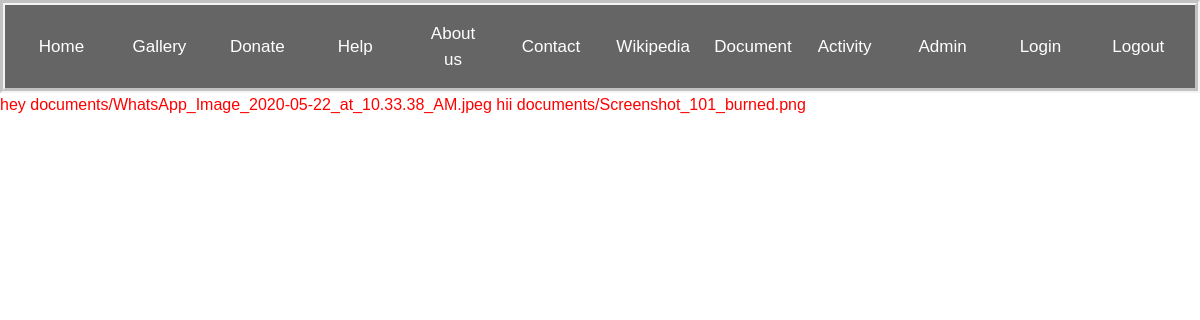
The app's page /display/ with its own data.
### firstapp/models.py (models this page shows)
class Document(models.Model):
    description = models.CharField(max_length=255,blank=True)
    document = models.FileField(upload_to='documents/')
    uploaded_at = models.DateTimeField(auto_now_add=True)

### firstapp/views.py (the view)
# urls.py: url(r'^display/', views.display_info),
def display_info(request):
    objs=Document.objects.all()
    return render(request,'firstapp/display.html',{'objs':objs})

### templates/firstapp/display.html
{% extends "firstapp/base.html"%}
{% block body_block %}
{% for item in objs %}
    <tr>
         <td>{{ item.description }}</td>
        <td><a>{{ item.document }}</a></td>
    </tr>
       {% endfor %}
{%endblock%}

### templates/firstapp/base.html (shortened to what this page needs)
<!DOCTYPE html>
{%load staticfiles%}
<html lang="en" dir="ltr">
  <head>
    <link rel="stylesheet" href="https://stackpath.bootstrapcdn.com/bootstrap/4.3.1/css/bootstrap.min.css">
    <link rel="stylesheet" href="{%static "css/base.css"%}">
  </head>
  <body>
  <div class="navbar">
  <a  href="/home">Home</a>
    <a href="/mysql">Gallery</a>
    <a href="/donate">Donate</a>
  <a href="/help">Help</a>
    <a href="/contact">About us</a>
    <a href="/contact1">Contact</a>
    <a href="/dataa">Wikipedia</a>
    <a href="/files">Document</a>
    <a href="/catch">Activity</a>
    <a href="/mdmd">Admin</a>
  <a href="/accounts/login">Login</a>
  <a href="/accounts/logout">Logout</a>
</div>
        {% block body_block %}
        {%endblock%}
  </body>
</html>

### static/css/base.css (style rules this page uses)
body { background-image: url("/static/images/hh.jpg"); background-repeat: no-repeat; background-size: cover; background-margin:40px; font-family: 'Playball'; margin-bottom:50px; color:red; }

### templates/firstapp/base.html (style rules this page uses)
* { box-sizing: border-box }
body { font-family: Arial, Helvetica, sans-serif; }
.navbar { width: 100%; background-color: black; opacity:0.6; overflow: auto; border-style: groove; border-width:5px; }
.navbar a { float: left; padding: 8px; color: white; text-decoration: none; font-size: 17px; width: 7%; text-align: center; }

### records on screen
Document: description "hey", document "documents/WhatsApp_Image_2020-05-22_at_10.33.38_AM.jpeg"
Document: description "hii", document "documents/Screenshot_101_burned.png"
